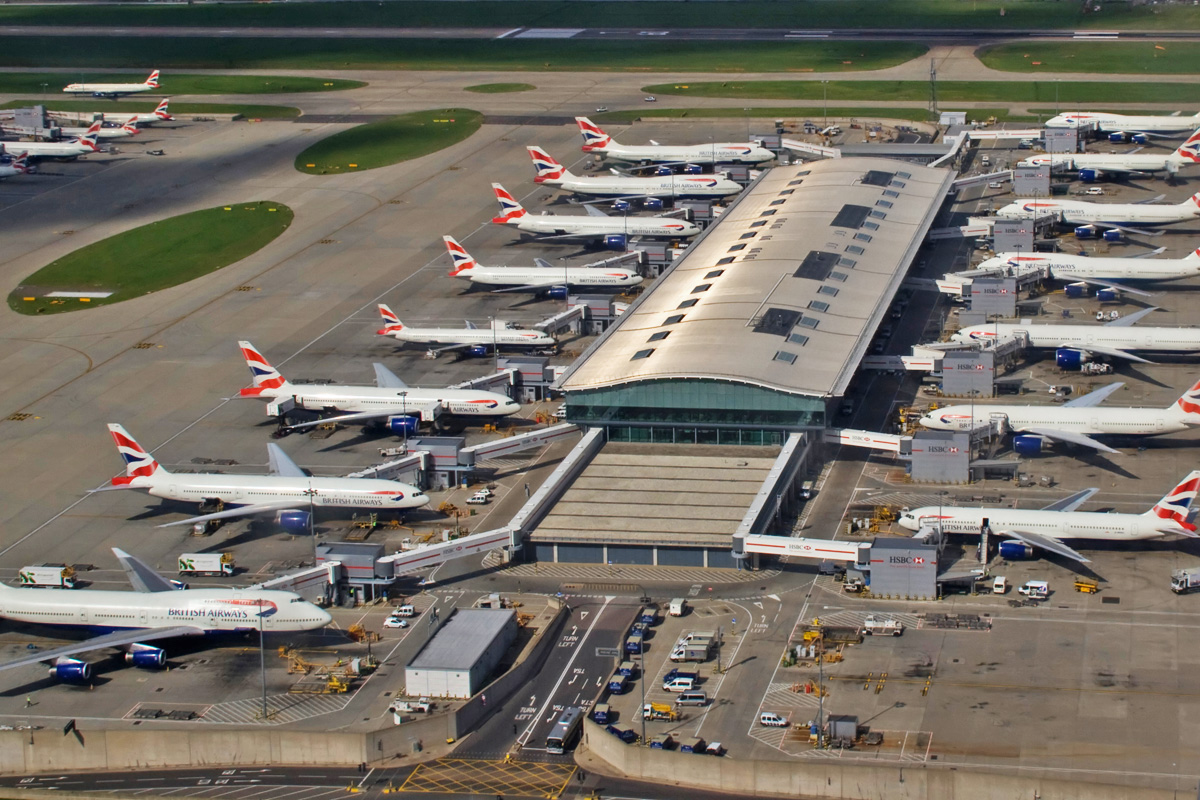
//> input picture imagens/aero.jpg, 1200 x 800 px
$ ./cannypontilhismo ../imagens/aero.jpg   (built with g++ and OpenCV 4)
//> lines starting //> are read from the running program, lines starting //| are printed output that depends on the picture
#include <iostream>
#include "opencv2/opencv.hpp"
#include <opencv2/opencv.hpp>
#include <fstream>
#include <iomanip>
#include <vector>
#include <algorithm>
#include <numeric>
#include <ctime>
#include <cstdlib>

using namespace std;
using namespace cv;

#define STEP 5
#define JITTER 3
#define RAIO 3

int top_slider = 10;
int top_slider_max = 200;

int raio_slider = 10;
int raio_slider_max = 200;

int width, height;

char TrackbarName[50];


Mat image, border;


void on_trackbar_canny(int, void*){

 vector<int> yrange;
  vector<int> xrange;

  Mat frame, points;

  int gray;
  int x, y;

  srand(time(0));

  width=image.size().width;
  height=image.size().height;

  xrange.resize(height/STEP);
  yrange.resize(width/STEP);

  iota(xrange.begin(), xrange.end(), 0);
  iota(yrange.begin(), yrange.end(), 0);

  for(uint i=0; i<xrange.size(); i++){
    xrange[i]= xrange[i]*STEP+STEP/2;
  }

  for(uint i=0; i<yrange.size(); i++){
    yrange[i]= yrange[i]*STEP+STEP/2;
  }

  points = Mat(height, width, CV_8U, Scalar(255));

  random_shuffle(xrange.begin(), xrange.end());

  for(auto i : xrange){
    random_shuffle(yrange.begin(), yrange.end());
    for(auto j : yrange){
      x = i+rand()%(2*JITTER)-JITTER+1;
      y = j+rand()%(2*JITTER)-JITTER+1;
      gray = image.at<uchar>(x,y);
      circle(points,
             cv::Point(y,x),
             (raio_slider / 50) + 1,
             CV_RGB(gray,gray,gray),
             -1,
             CV_AA);
    }
  }

  Canny(image, border, top_slider, 3*top_slider);


//reforço das bordas
        for (int i = 0; i<height; i++) {
                for (int j = 0; j<width; j++) {
                        if (border.at<uchar>(i, j) == 255) {
                                gray = image.at<uchar>(i, j);
                                circle(points,
                                        cv::Point(j, i),
                                        (raio_slider / 50) + 1,
                                        CV_RGB(gray, gray, gray),
                                        -1,
                                        CV_AA);
                        }
                }
        }
      //  imwrite("cannypoints.png", points);
        imshow("Cannypontilhismo", points);


  //	imshow("canny", points);
}


int main(int argc, char**argv){

  image= imread(argv[1],CV_LOAD_IMAGE_GRAYSCALE);
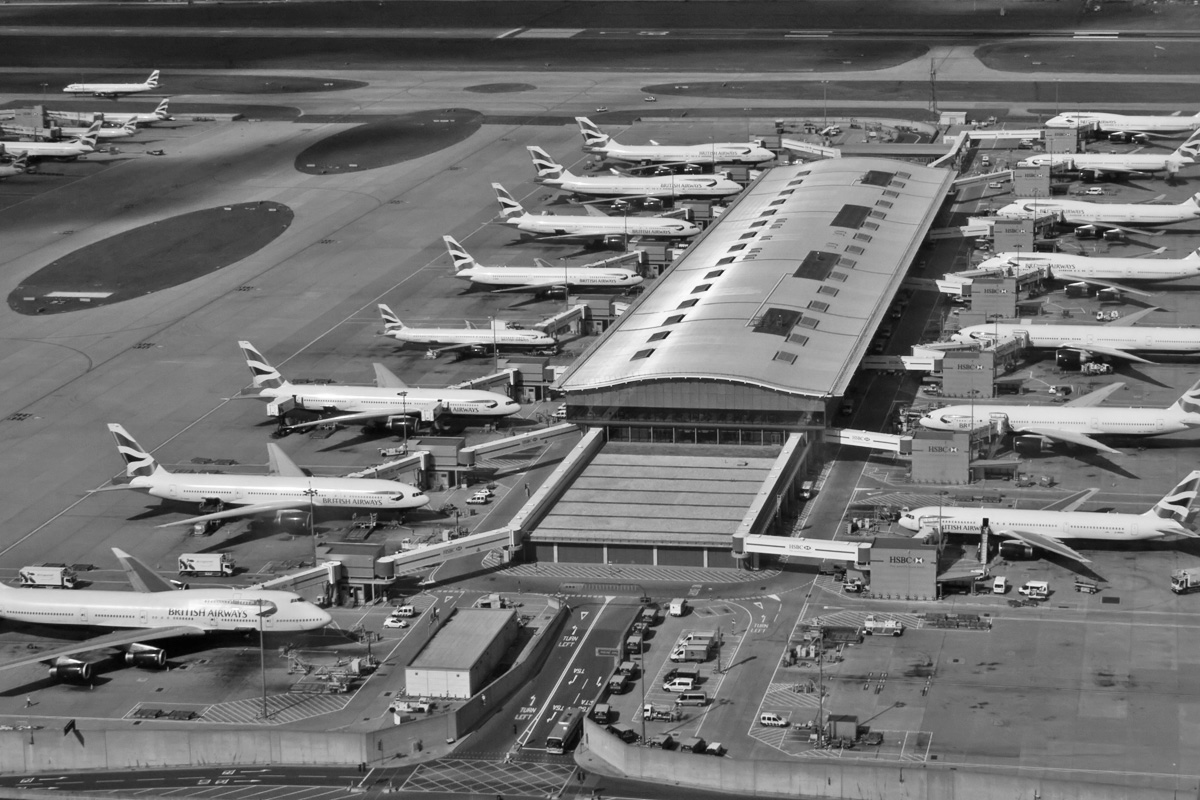
//> image: 800 rows x 1200 cols, CV_8UC1; min 0, max 255, mean 112

  width=image.size().width;
//> width = 1200
  height=image.size().height;
//> height = 800
  namedWindow("Cannypontilhismo", WINDOW_AUTOSIZE);


  sprintf( TrackbarName, "Bordas" );
  createTrackbar( TrackbarName, "Cannypontilhismo",
                &top_slider,
                top_slider_max,
                on_trackbar_canny );
  on_trackbar_canny(top_slider, 0 );
//> after the loop in on_trackbar_canny, `for(auto i : xrange)`:
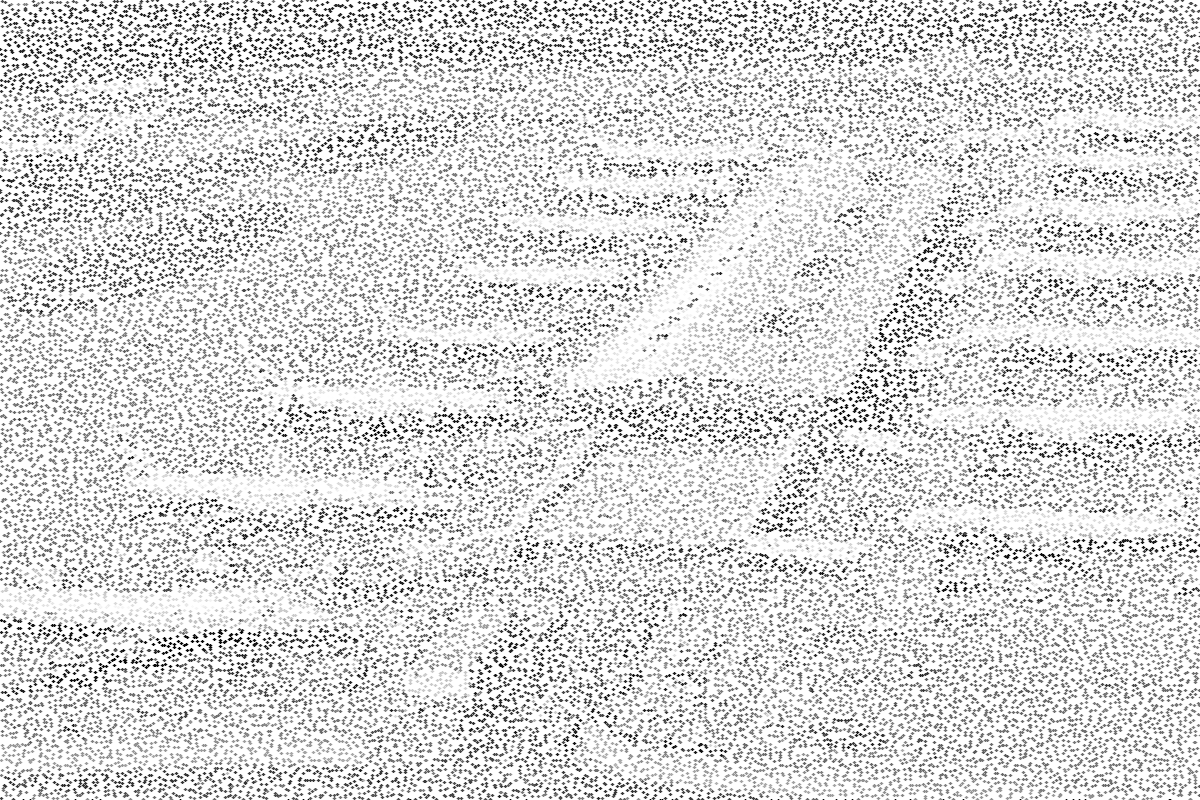
//> points: 800 rows x 1200 cols, CV_8UC1; min 0, max 255, mean 219.1
//> in on_trackbar_canny, `Canny(image, border, top_slider, 3*top_slider);`:
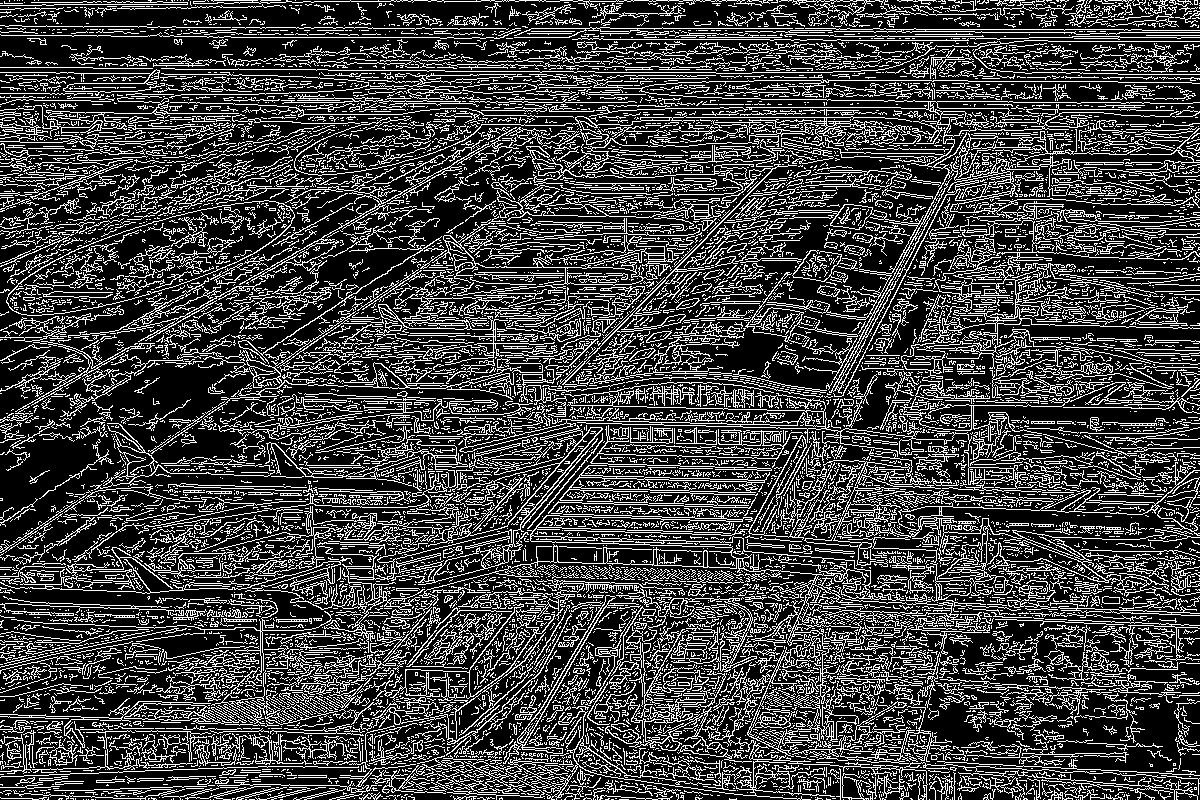
//> border: 800 rows x 1200 cols, CV_8UC1; 25.7% white in thin lines or dots
//> the loop in on_trackbar_canny, `for (int i = 0; i<height; i++)` made 800 passes
//> gray on passes 1 to 3: 90, 132, 117
//> after the loop in on_trackbar_canny, `for (int i = 0; i<height; i++)`:
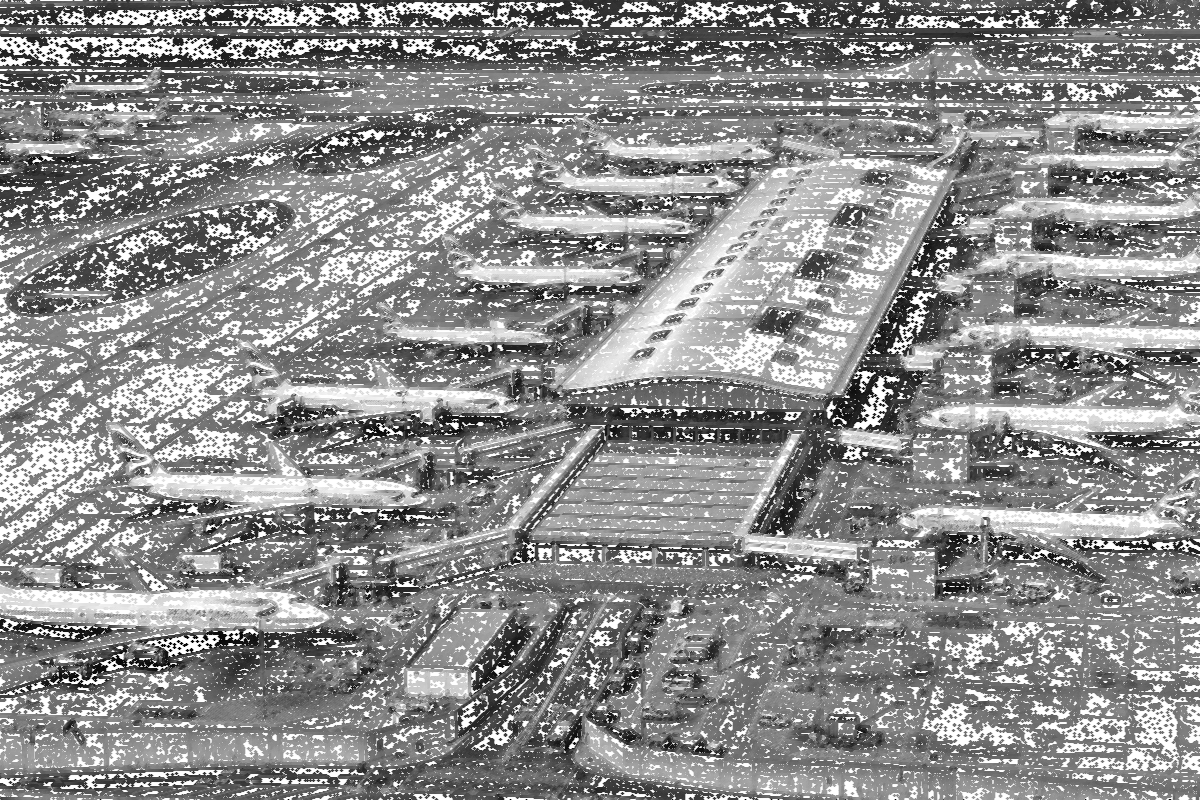
//> points: 800 rows x 1200 cols, CV_8UC1; min 0, max 255, mean 141.5
//> after the loop in on_trackbar_canny, `for (int i = 0; i<height; i++)`: gray = 99


  sprintf( TrackbarName, "Raio" );
  createTrackbar( TrackbarName, "Cannypontilhismo",
                &raio_slider,
                raio_slider_max,
                on_trackbar_canny );
  on_trackbar_canny(raio_slider, 0 );
//> the loop in on_trackbar_canny (call 2), `for (int i = 0; i<height; i++)` made 800 passes


  waitKey();
  return 0;
}

$ run again, on imagens/biel.png
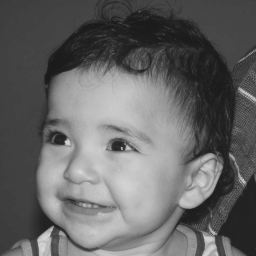
//> input picture imagens/biel.png, 256 x 256 px
//> image is the input picture: 256 rows x 256 cols, CV_8UC1; min 26, max 219, mean 100.9
//> in on_trackbar_canny, `Canny(image, border, top_slider, 3*top_slider);`:
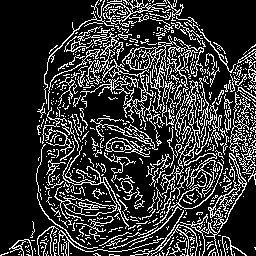
//> border: 256 rows x 256 cols, CV_8UC1; 20.7% white in thin lines or dots
//> the loop in on_trackbar_canny, `for (int i = 0; i<height; i++)` made 256 passes
//> gray on passes 1 to 3: 67, 67, 69
//> after the loop in on_trackbar_canny, `for (int i = 0; i<height; i++)`:
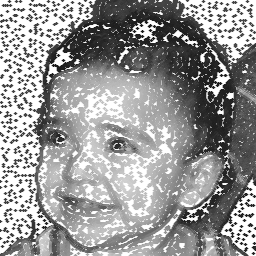
//> points: 256 rows x 256 cols, CV_8UC1; min 26, max 255, mean 152.4
//> after the loop in on_trackbar_canny, `for (int i = 0; i<height; i++)`: gray = 60
//> the loop in on_trackbar_canny (call 2), `for(uint i=0; i<yrange.size(); i++)` made 51 passes
//> the loop in on_trackbar_canny (call 2), `for (int i = 0; i<height; i++)` made 256 passes
